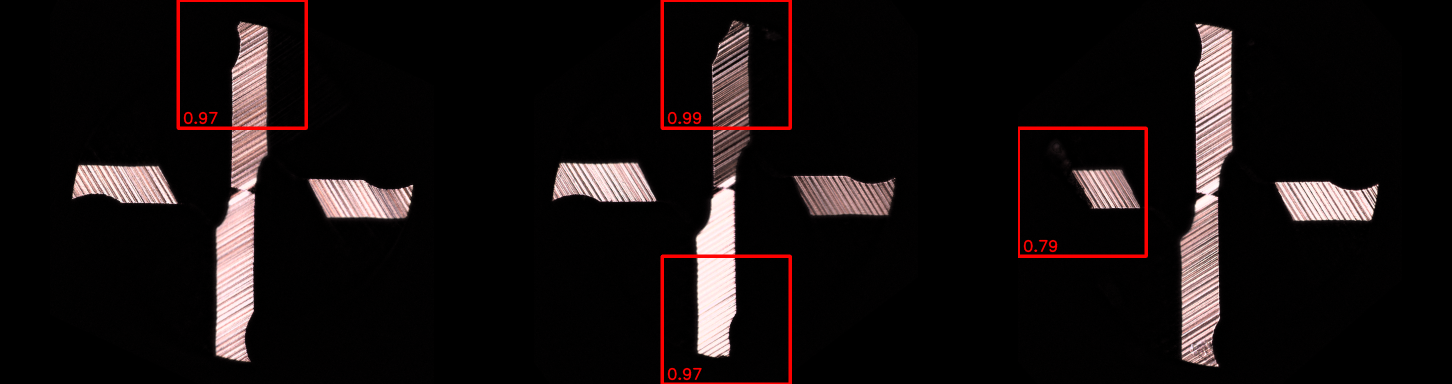
#> input picture assets/pred_samples.png, 2904 x 768 px (shown at 1/2 size)
$ python -i preprocessing.py   (imports and definitions only)
#> lines starting #> are read from the running program, lines starting #| are printed output that depends on the picture; after the words box and inside, x2 and y2 are one past the last pixel; in counts of white or black regions, pixels touching at a corner belong together
#> further down, picture is the input picture: shape (768, 2904, 3); mean B, G, R 15.8, 15.9, 22.4
import cv2
import numpy as np


def _get_mask(img):
    gray = cv2.cvtColor(img, cv2.COLOR_BGR2GRAY)
    # Remove the stripes
    kernel = np.ones((7, 7), np.uint8)
    dilated_image = cv2.dilate(gray, kernel, iterations=1)
    filled_stripes = cv2.erode(dilated_image, kernel, iterations=1)
    # Convert to binary image
    thresh = cv2.threshold(filled_stripes, 50, 255, cv2.THRESH_BINARY)[1]
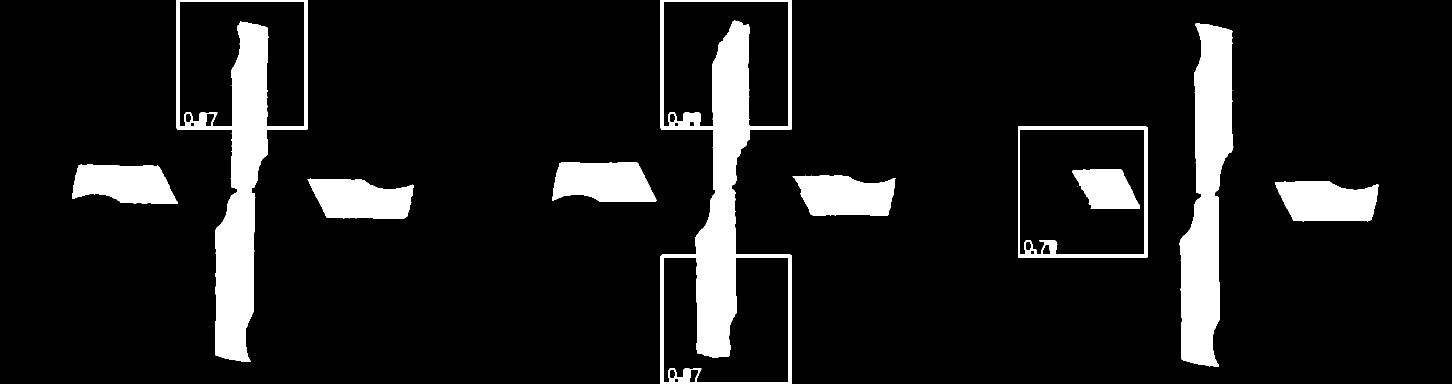
#> thresh: shape (768, 2904) (shown at 1/2 size); 10.5% white; 11 white regions (1 under 20 px)
    return thresh


def _align_img_rot(binary_mask, img):
    edges = cv2.Canny(binary_mask, 100, 255)
    lines = cv2.HoughLines(edges, 1, np.pi / 180, 100)

    # Get the line with the highest vote
    max_vote_line = max(lines, key=lambda line: line[0][0])

    # Extract the angle of the line
    _, theta = max_vote_line[0]
    rotation_angle = np.degrees(theta)
    # Rotate the image
    rows, cols = img.shape[:2]
    rotation_matrix = cv2.getRotationMatrix2D((cols / 2, rows / 2), rotation_angle, 1)
    rotated_image = cv2.warpAffine(img, rotation_matrix, (cols, rows))
    return rotated_image


def _align_img_pos(binary_mask, img, t_x=True, t_y=True):
    # Find contours
#> called with t_x = True, t_y = True
    contours, _ = cv2.findContours(
        binary_mask, cv2.RETR_EXTERNAL, cv2.CHAIN_APPROX_SIMPLE
    )
#> contours = 9 contours; largest, box (x1, y1, x2, y2) and area: (1321, 0, 1584, 768) 149670, (353, 0, 616, 724) 97800, (2036, 253, 2296, 516) 67850, (2359, 47, 2467, 734) 44186, (1105, 324, 1313, 404) 13256
    if not contours:
        assert False, "No contours found"

    minx = min([cnt[:, 0, 0].min() for cnt in contours])
#> minx = 144
    maxx = max([cnt[:, 0, 0].max() for cnt in contours])
#> maxx = 2756
    miny = min([cnt[:, 0, 1].min() for cnt in contours])
#> miny = 0
    maxy = max([cnt[:, 0, 1].max() for cnt in contours])
#> maxy = 767

    # create rectangle from min and max points
    rect_bb = np.array(
        [
            [[minx, miny]],
            [[maxx, miny]],
            [[maxx, maxy]],
            [[minx, maxy]],
        ]
    )
#> rect_bb = [[144, 0], [2756, 0], [2756, 767], [144, 767]]

    # Get the center of the cross
    M = cv2.moments(rect_bb)
#> M = moments, m00 2003404, centre m10/m00, m01/m00 = (1450, 383.5)
    cx = int(M["m10"] / M["m00"])
#> cx = 1450
    cy = int(M["m01"] / M["m00"])
#> cy = 383
    # Get the center of the image
    rows, cols = img.shape[:2]
#> rows = 768; cols = 2904
    tx = cols // 2 - cx if t_x else 0
#> tx = 2
    ty = rows // 2 - cy if t_y else 0
#> ty = 1

    # Perform the translation
    translation_matrix = np.float32([[1, 0, tx], [0, 1, ty]])
#> translation_matrix = [[1, 0, 2], [0, 1, 1]]
    centered_image = cv2.warpAffine(img, translation_matrix, (cols, rows))
    return centered_image


def align_img(img):
    mask = _get_mask(img)
    img_pos = _align_img_pos(mask, img)
    mask_rot = _get_mask(img_pos)
#> in _get_mask (call 2), `gray = cv2.cvtColor(img, cv2.COLOR_BGR2GRAY)`:
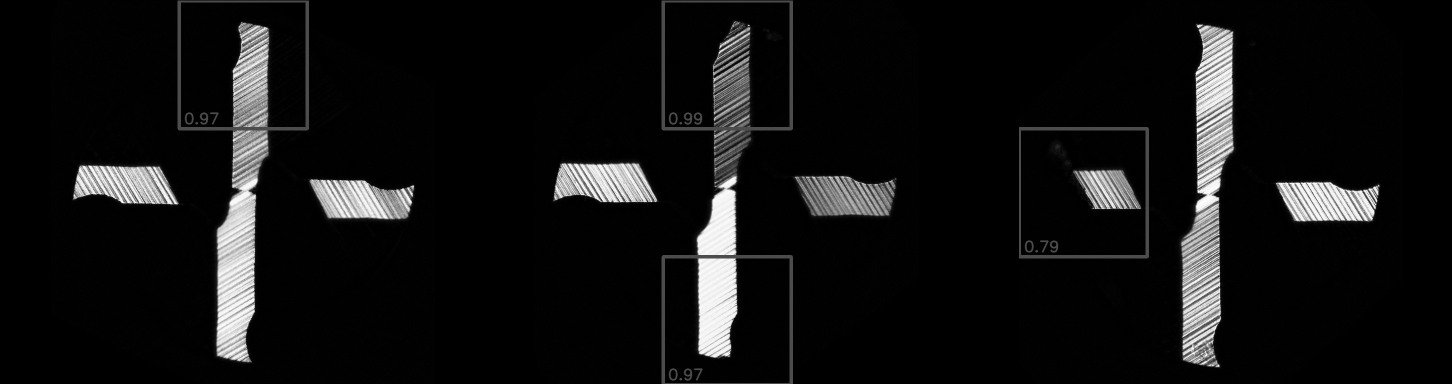
#> gray: shape (768, 2904) (shown at 1/2 size); min 0, max 255, mean 17.7
#> in _get_mask (call 2), `dilated_image = cv2.dilate(gray, kernel, iterations=1)`:
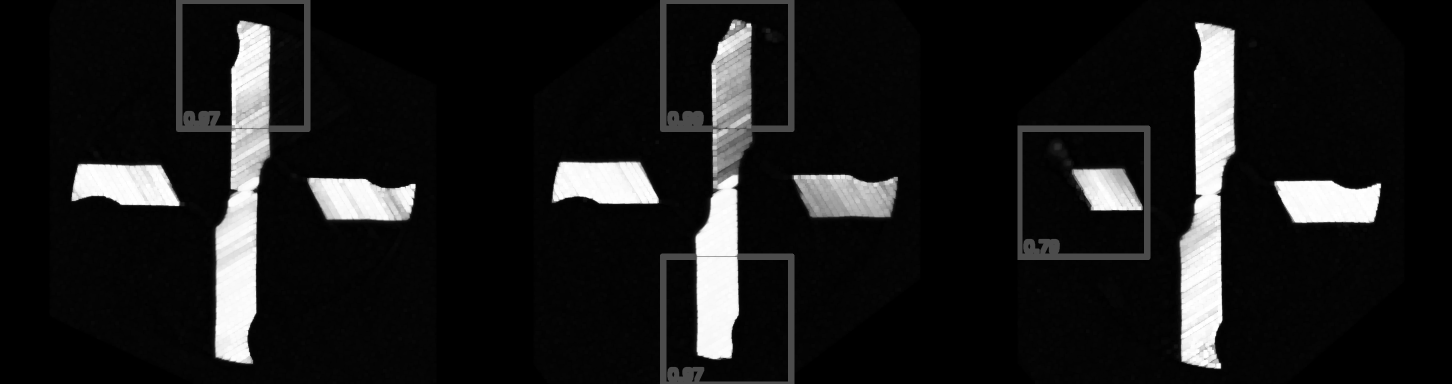
#> dilated_image: shape (768, 2904) (shown at 1/2 size); min 0, max 255, mean 27.2
#> in _get_mask (call 2), `filled_stripes = cv2.erode(dilated_image, kernel, iterations=1)`:
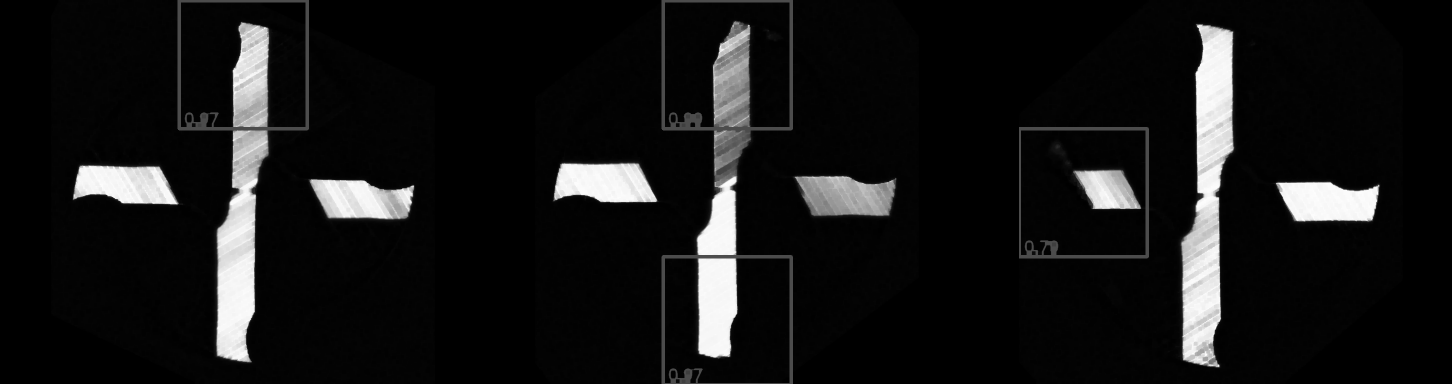
#> filled_stripes: shape (768, 2904) (shown at 1/2 size); min 0, max 255, mean 22.1
#> in _get_mask (call 2), `thresh = cv2.threshold(filled_stripes, 50, 255, cv2.THRESH_BINARY)[1]`:
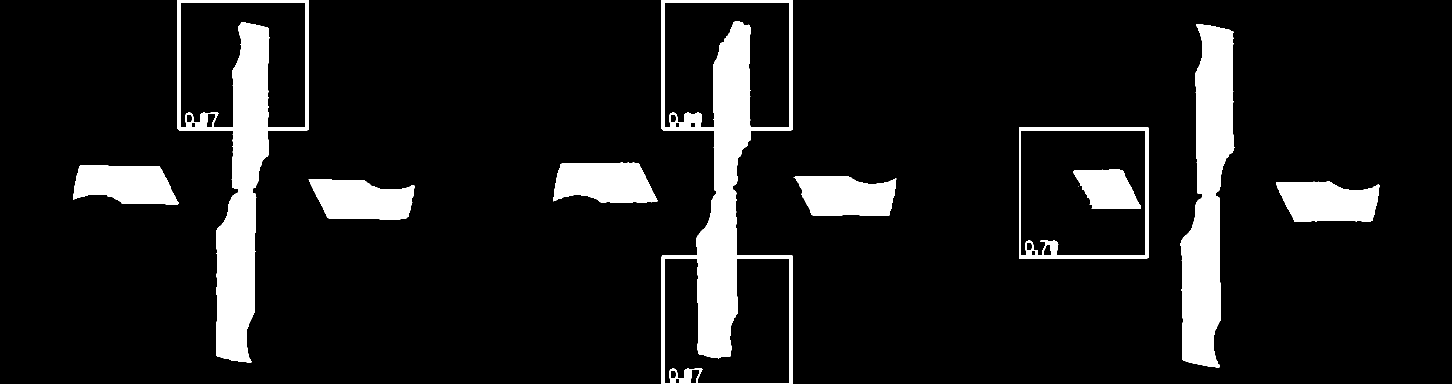
#> thresh: shape (768, 2904) (shown at 1/2 size); 10.5% white; 11 white regions (1 under 20 px), largest, box (x1, y1, x2, y2) and area: (1323, 0, 1586, 768) 57006, (355, 0, 618, 725) 51357, (2361, 48, 2469, 735) 44942
    img_aligned = _align_img_rot(mask_rot, img_pos)
#> in _align_img_rot, `edges = cv2.Canny(binary_mask, 100, 255)`:
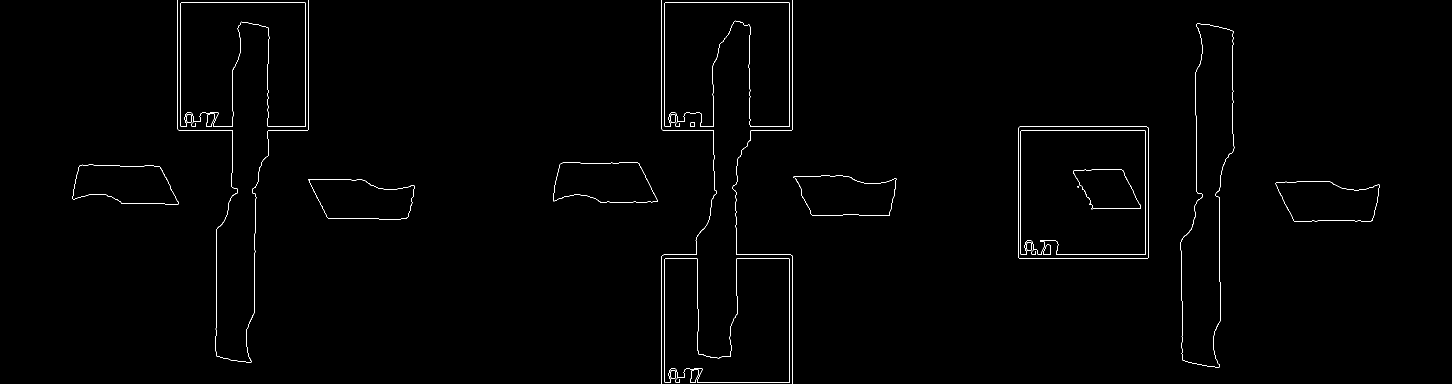
#> edges: shape (768, 2904) (shown at 1/2 size); 0.69% white in thin lines or dots
#> in _align_img_rot, `lines = cv2.HoughLines(edges, 1, np.pi / 180, 100)`: lines = 52 rows, first 8: [260, 1.57], [253, 1.57], [1585, 0], [1322, 0], [1578, 0], [4, 1.57], [1329, 0], [516, 1.57]
#> in _align_img_rot, `max_vote_line = max(lines, key=lambda line: line[0][0])`: max_vote_line = [[2465, 0]]
#> in _align_img_rot, `_, theta = max_vote_line[0]`: theta = 0
#> in _align_img_rot, `rotation_matrix = cv2.getRotationMatrix2D((cols / 2, rows / 2), rotati..`: rotation_matrix = [[1, 0, 0], [0, 1, 0]]

    rows, cols = img_aligned.shape[:2]
#> rows = 768; cols = 2904
    x_crop = (cols - rows) // 2
#> x_crop = 1068
    return img_aligned[:, x_crop : cols - x_crop]
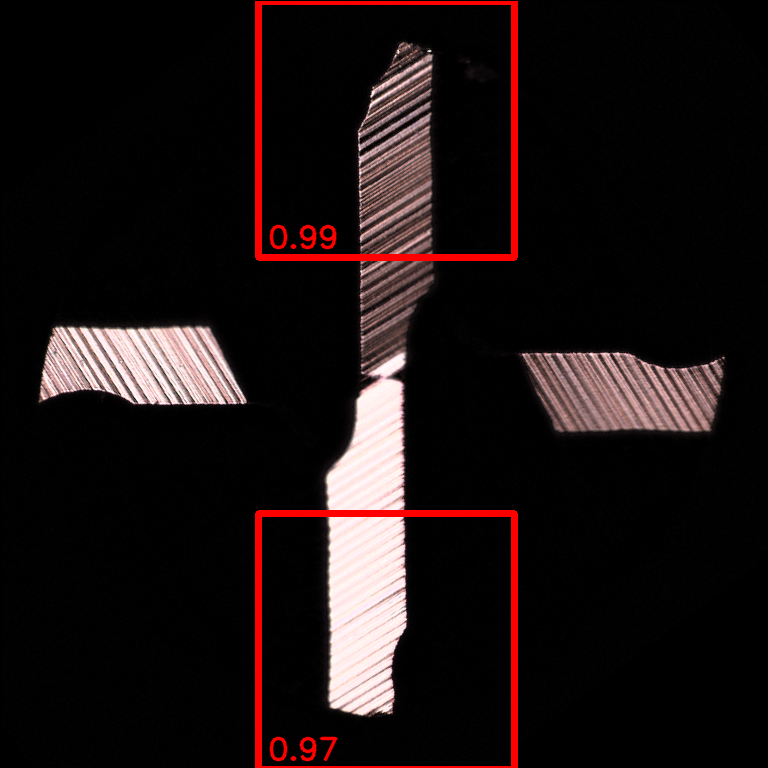
#> returned value: shape (768, 768, 3); mean of channels 0, 1, 2 18.8, 18.8, 28.2; drawn as B, G, R


# [48 lines left out: functions get_img_crops, preprocess, preprocess_crop, not called in this run]

>>> import cv2
>>> picture = cv2.imread('../../assets/pred_samples.png')
>>> result = align_img(picture)
